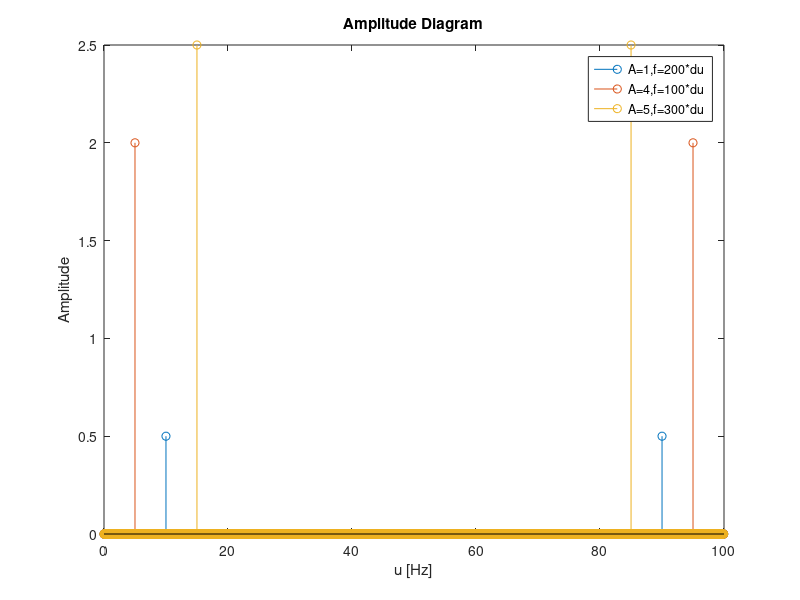

This chart was generated by the following MATLAB code:
clear all; clc;
% Assignment 4 Task 1

dt=0.01;
t=0:dt:2000*dt;
N=length(t);
T=dt*N;
du=1/T;
u=0:du:(N-1)*du;

f=200*du; 
xs=cos(2*pi*f*t);
xs1 = 4 * cos(2*pi*(100*du)*t);
xs2 = 5 * cos(2*pi*(300*du)*t);
Xs=fft(xs)/N;           % Do the FFT and scale
Xs1=fft(xs1)/N;
Xs2=fft(xs2)/N;
stem(u,abs(Xs));        % show amplitude diagram
hold on;
stem(u,abs(Xs1));
hold on;
stem(u,abs(Xs2));
xlabel('u [Hz]');
ylabel('Amplitude');

legend('A=1,f=200*du','A=4,f=100*du', 'A=5,f=300*du')

title('Amplitude Diagram')
set(gcf,'Color','w')